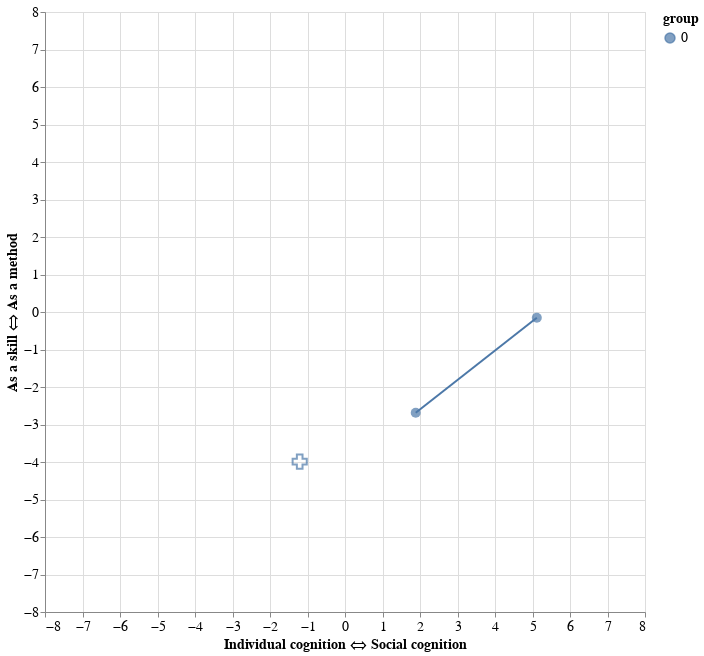

The notebook cell saved with this chart:
### Code cell
util.get_post_distance_plot(pre_df, pre_distances, pre_graph, post_df)

### Figure 1 — Vega-Lite specification as saved in the notebook (floating-point values rounded to 4 significant figures)
{"config": {"view": {"continuousWidth": 300, "continuousHeight": 300}, "axis": {"labelFontSize": 14, "titleFontSize": 14}, "legend": {"labelFontSize": 14, "titleFontSize": 14}, "text": {"fontSize": 14}}, "layer": [{"data": {"name": "data-0adf38e2ec7e3cb506eb45b5f153f511"}, "mark": {"type": "circle", "size": 100}, "encoding": {"color": {"field": "group", "type": "nominal"}, "tooltip": [{"field": "Email Address", "type": "nominal"}], "x": {"field": "x_j", "scale": {"domain": [-8, 8]}, "title": "Individual cognition ⟺ Social cognition", "type": "quantitative"}, "y": {"field": "y_j", "scale": {"domain": [-8, 8]}, "title": "As a skill ⟺ As a method", "type": "quantitative"}}, "name": "view_1"}, {"data": {"name": "data-0adf38e2ec7e3cb506eb45b5f153f511"}, "mark": {"type": "line"}, "encoding": {"color": {"field": "group", "type": "nominal"}, "detail": {"field": "group", "type": "quantitative"}, "tooltip": [{"field": "Email Address", "type": "nominal"}], "x": {"field": "x_j", "type": "quantitative"}, "y": {"field": "y_j", "type": "quantitative"}}}, {"data": {"name": "data-340addbf9cb74a9731a7293c6016035a"}, "mark": {"type": "point", "size": 200}, "encoding": {"color": {"field": "group", "type": "nominal"}, "shape": {"value": "cross"}, "tooltip": [{"field": "Email Address", "type": "nominal"}], "x": {"field": "x_j", "scale": {"domain": [-8, 8]}, "type": "quantitative"}, "y": {"field": "y_j", "scale": {"domain": [-8, 8]}, "type": "quantitative"}}}], "height": 600, "params": [{"name": "param_2", "select": {"type": "interval", "encodings": ["x", "y"]}, "bind": "scales", "views": ["view_1"]}], "width": 600, "$schema": "https://vega.github.io/schema/vega-lite/v5.20.1.json", "datasets": {"data-0adf38e2ec7e3cb506eb45b5f153f511": [{"index": 0, "Timestamp": "10/21/2024 21:33:48", "Email Address": "1@1.com", "If you were a school teacher, would you ask students to work in teams? Pick what you might decide and why.": "Yes, it might force them to deepen the contents of my lecture", "If you would decide anyway to make teams, which size of the teams would you choose?": "Teams of 3, because the third can kind of arbitrate the disagreements between the two other ones, so the team would work better", "Let’s say that you finally decide to make teams of 2, what would be the best team composition?": "Two students with different viewpoints so that they produce multiple solutions", "If during their teamwork, three students start to argue loudly what would you do?": "Ask them to elaborate a list of pros and cons and connect it to what was taught in the last lecture", "team_xy": [2, -2], "size_xy": [-1, -1], "composition_xy": [1, -2], "argue_xy": [0, 2], "team_x": 2, "size_x": -1, "composition_x": 1, "argue_x": 0, "team_y": -2, "size_y": -1, "composition_y": -2, "argue_y": 2, "x": 2, "y": -3, "xi": "2-3", "x_j": 1.886, "y_j": -2.686, "uid": 0, "group": 0.0}, {"index": 1, "Timestamp": "10/21/2024 21:34:00", "Email Address": "4@4.com", "If you were a school teacher, would you ask students to work in teams? Pick what you might decide and why.": "No, teamwork takes too much time; I have to move faster in the curriculum", "If you would decide anyway to make teams, which size of the teams would you choose?": "Teams of 10, because that’s often the size of the teams they will join later on in the workplace", "Let’s say that you finally decide to make teams of 2, what would be the best team composition?": "Two students with different levels, so that one develops the skills of helping other students", "If during their teamwork, three students start to argue loudly what would you do?": "Nothing, it may force them to deepen their understanding of the task", "team_xy": [-2, 2], "size_xy": [3, -2], "composition_xy": [2, -2], "argue_xy": [2, 2], "team_x": -2, "size_x": 3, "composition_x": 2, "argue_x": 2, "team_y": 2, "size_y": -2, "composition_y": -2, "argue_y": 2, "x": 5, "y": 0, "xi": "50", "x_j": 5.115, "y_j": -0.1556, "uid": 1, "group": 0.0}], "data-340addbf9cb74a9731a7293c6016035a": [{"index": 0, "Timestamp": "10/21/2024 21:35:41", "Email Address": "1@1.com", "If you were a school teacher, would you ask students to work in teams? Pick what you might decide and why.": "Yes, even if they won’t necessarily learn more, they might at least learn to work together", "If you would decide anyway to make teams, which size of the teams would you choose?": "Teams of 5, so that I can detect which students take leadership", "Let’s say that you finally decide to make teams of 2, what would be the best team composition?": "Two students with a different backgrounds, so that they get used to handle diversity", "If during their teamwork, three students start to argue loudly what would you do?": "Discuss with them to see if some opinions are scientifically incorrect", "team_xy": [2, -2], "size_xy": [-2, -2], "composition_xy": [2, -2], "argue_xy": [-3, 2], "team_x": 2, "size_x": -2, "composition_x": 2, "argue_x": -3, "team_y": -2, "size_y": -2, "composition_y": -2, "argue_y": 2, "x": -1, "y": -4, "xi": "-1-4", "x_j": -1.208, "y_j": -3.991, "uid": 0, "group": 0.0}]}}
